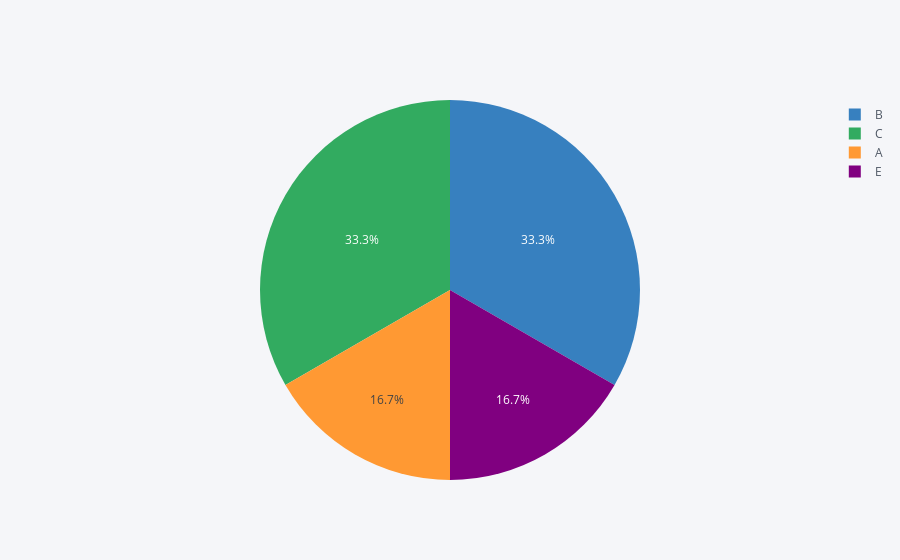

Notebook code cell kept with this figure:
### Code cell
df3.iplot(kind='pie', labels='grade', values='year')

### Figure 1 — Plotly figure (JSON) as saved in the notebook; plotly's stock layout.template omitted (floating-point values rounded to 4 significant figures)
{"data": [{"labels": ["A", "B", "C", "E"], "marker": {"colors": ["rgba(255, 153, 51, 1.0)", "rgba(55, 128, 191, 1.0)", "rgba(50, 171, 96, 1.0)", "rgba(128, 0, 128, 1.0)"]}, "name": "", "type": "pie", "values": [1, 2, 2, 1]}], "layout": {"legend": {"bgcolor": "#F5F6F9", "font": {"color": "#4D5663"}}, "paper_bgcolor": "#F5F6F9", "plot_bgcolor": "#F5F6F9", "titlefont": {"color": "#4D5663"}}}
